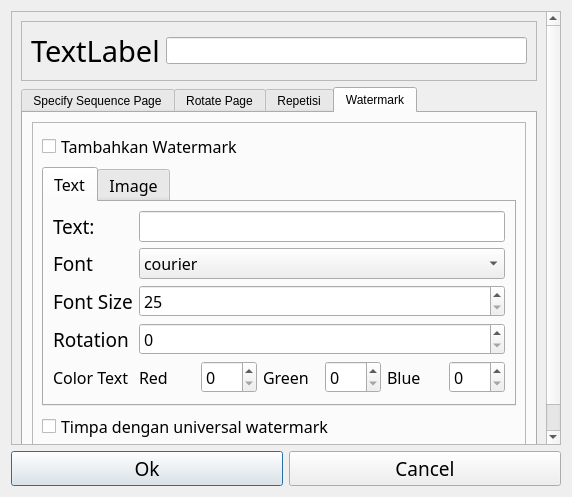
<?xml version="1.0" encoding="UTF-8"?>
<ui version="4.0">
 <class>specify_window</class>
 <widget class="QDialog" name="specify_window">
  <property name="geometry">
   <rect>
    <x>0</x>
    <y>0</y>
    <width>572</width>
    <height>497</height>
   </rect>
  </property>
  <property name="minimumSize">
   <size>
    <width>572</width>
    <height>279</height>
   </size>
  </property>
  <property name="windowTitle">
   <string>Dialog</string>
  </property>
  <layout class="QVBoxLayout" name="verticalLayout_2">
   <item>
    <widget class="QScrollArea" name="scrollArea">
     <property name="sizePolicy">
      <sizepolicy hsizetype="Expanding" vsizetype="Expanding">
       <horstretch>0</horstretch>
       <verstretch>0</verstretch>
      </sizepolicy>
     </property>
     <property name="widgetResizable">
      <bool>true</bool>
     </property>
     <widget class="QWidget" name="scrollAreaWidgetContents">
      <property name="geometry">
       <rect>
        <x>0</x>
        <y>0</y>
        <width>552</width>
        <height>437</height>
       </rect>
      </property>
      <layout class="QVBoxLayout" name="verticalLayout">
       <item>
        <widget class="QFrame" name="frame_2">
         <property name="frameShape">
          <enum>QFrame::Shape::StyledPanel</enum>
         </property>
         <property name="frameShadow">
          <enum>QFrame::Shadow::Raised</enum>
         </property>
         <layout class="QHBoxLayout" name="horizontalLayout_7">
          <item>
           <widget class="QLabel" name="Object_Name_Label">
            <property name="font">
             <font>
              <family>Impact</family>
              <pointsize>22</pointsize>
             </font>
            </property>
            <property name="text">
             <string>TextLabel</string>
            </property>
           </widget>
          </item>
          <item>
           <widget class="QLineEdit" name="File_path_location">
            <property name="font">
             <font>
              <pointsize>12</pointsize>
             </font>
            </property>
           </widget>
          </item>
         </layout>
        </widget>
       </item>
       <item>
        <widget class="QTabWidget" name="Specifiy_Window_Tab">
         <property name="currentIndex">
          <number>3</number>
         </property>
         <widget class="QWidget" name="tab">
          <attribute name="title">
           <string>Specify Sequence Page</string>
          </attribute>
          <layout class="QVBoxLayout" name="verticalLayout_11">
           <item>
            <widget class="QFrame" name="frame">
             <property name="frameShape">
              <enum>QFrame::Shape::Box</enum>
             </property>
             <property name="frameShadow">
              <enum>QFrame::Shadow::Raised</enum>
             </property>
             <layout class="QHBoxLayout" name="horizontalLayout_6">
              <item>
               <widget class="QComboBox" name="Specify_page">
                <property name="sizePolicy">
                 <sizepolicy hsizetype="Expanding" vsizetype="Fixed">
                  <horstretch>0</horstretch>
                  <verstretch>0</verstretch>
                 </sizepolicy>
                </property>
                <property name="font">
                 <font>
                  <family>Impact</family>
                  <pointsize>12</pointsize>
                 </font>
                </property>
                <item>
                 <property name="text">
                  <string>All Pages</string>
                 </property>
                </item>
                <item>
                 <property name="text">
                  <string>Jumlah Halaman</string>
                 </property>
                </item>
                <item>
                 <property name="text">
                  <string>Specific Pages</string>
                 </property>
                </item>
                <item>
                 <property name="text">
                  <string>Interval Pages</string>
                 </property>
                </item>
               </widget>
              </item>
              <item>
               <widget class="QLineEdit" name="Specify_page_input">
                <property name="font">
                 <font>
                  <family>Impact</family>
                  <pointsize>12</pointsize>
                 </font>
                </property>
               </widget>
              </item>
             </layout>
            </widget>
           </item>
           <item>
            <spacer name="verticalSpacer">
             <property name="orientation">
              <enum>Qt::Orientation::Vertical</enum>
             </property>
             <property name="sizeHint" stdset="0">
              <size>
               <width>20</width>
               <height>40</height>
              </size>
             </property>
            </spacer>
           </item>
          </layout>
         </widget>
         <widget class="QWidget" name="tab_3">
          <attribute name="title">
           <string>Rotate Page</string>
          </attribute>
          <layout class="QVBoxLayout" name="verticalLayout_9">
           <item>
            <widget class="QFrame" name="horizontalFrame">
             <property name="frameShape">
              <enum>QFrame::Shape::Box</enum>
             </property>
             <layout class="QHBoxLayout" name="horizontalLayout">
              <item>
               <widget class="QCheckBox" name="Putar_Halaman_CheckBox">
                <property name="font">
                 <font>
                  <family>Impact</family>
                  <pointsize>14</pointsize>
                 </font>
                </property>
                <property name="text">
                 <string>Putar Halaman</string>
                </property>
                <property name="iconSize">
                 <size>
                  <width>16</width>
                  <height>16</height>
                 </size>
                </property>
               </widget>
              </item>
              <item>
               <widget class="QSpinBox" name="Rotate_Page_Input">
                <property name="enabled">
                 <bool>true</bool>
                </property>
                <property name="font">
                 <font>
                  <family>Impact</family>
                  <pointsize>12</pointsize>
                 </font>
                </property>
                <property name="suffix">
                 <string> derajat</string>
                </property>
                <property name="prefix">
                 <string/>
                </property>
                <property name="minimum">
                 <number>90</number>
                </property>
                <property name="maximum">
                 <number>270</number>
                </property>
                <property name="singleStep">
                 <number>90</number>
                </property>
                <property name="stepType">
                 <enum>QAbstractSpinBox::StepType::DefaultStepType</enum>
                </property>
                <property name="value">
                 <number>90</number>
                </property>
               </widget>
              </item>
             </layout>
            </widget>
           </item>
           <item>
            <spacer name="verticalSpacer_4">
             <property name="orientation">
              <enum>Qt::Orientation::Vertical</enum>
             </property>
             <property name="sizeHint" stdset="0">
              <size>
               <width>20</width>
               <height>40</height>
              </size>
             </property>
            </spacer>
           </item>
          </layout>
         </widget>
         <widget class="QWidget" name="tab_4">
          <attribute name="title">
           <string>Repetisi</string>
          </attribute>
          <layout class="QVBoxLayout" name="verticalLayout_10">
           <item>
            <widget class="QFrame" name="frame_3">
             <property name="frameShape">
              <enum>QFrame::Shape::StyledPanel</enum>
             </property>
             <property name="frameShadow">
              <enum>QFrame::Shadow::Raised</enum>
             </property>
             <layout class="QHBoxLayout" name="horizontalLayout_8">
              <item>
               <widget class="QLabel" name="label">
                <property name="font">
                 <font>
                  <family>Impact</family>
                  <pointsize>16</pointsize>
                 </font>
                </property>
                <property name="text">
                 <string>Repetisi</string>
                </property>
               </widget>
              </item>
              <item>
               <widget class="QSpinBox" name="Repetition_Count_Input">
                <property name="font">
                 <font>
                  <family>Impact</family>
                  <pointsize>12</pointsize>
                 </font>
                </property>
                <property name="minimum">
                 <number>1</number>
                </property>
                <property name="maximum">
                 <number>5</number>
                </property>
               </widget>
              </item>
             </layout>
            </widget>
           </item>
           <item>
            <spacer name="verticalSpacer_3">
             <property name="orientation">
              <enum>Qt::Orientation::Vertical</enum>
             </property>
             <property name="sizeHint" stdset="0">
              <size>
               <width>20</width>
               <height>40</height>
              </size>
             </property>
            </spacer>
           </item>
          </layout>
         </widget>
         <widget class="QWidget" name="tab_2">
          <attribute name="title">
           <string>Watermark</string>
          </attribute>
          <layout class="QVBoxLayout" name="verticalLayout_8">
           <item>
            <widget class="QFrame" name="frame_4">
             <property name="font">
              <font>
               <family>Impact</family>
               <pointsize>12</pointsize>
              </font>
             </property>
             <property name="frameShape">
              <enum>QFrame::Shape::StyledPanel</enum>
             </property>
             <property name="frameShadow">
              <enum>QFrame::Shadow::Raised</enum>
             </property>
             <layout class="QVBoxLayout" name="verticalLayout_7">
              <item>
               <widget class="QCheckBox" name="Add_Watermark_Checkbox">
                <property name="font">
                 <font>
                  <family>Impact</family>
                  <pointsize>12</pointsize>
                 </font>
                </property>
                <property name="text">
                 <string>Tambahkan Watermark</string>
                </property>
               </widget>
              </item>
              <item>
               <widget class="QTabWidget" name="Watermark_Tab">
                <property name="enabled">
                 <bool>true</bool>
                </property>
                <property name="sizePolicy">
                 <sizepolicy hsizetype="Expanding" vsizetype="Expanding">
                  <horstretch>0</horstretch>
                  <verstretch>0</verstretch>
                 </sizepolicy>
                </property>
                <property name="currentIndex">
                 <number>0</number>
                </property>
                <widget class="QWidget" name="tab_8">
                 <attribute name="title">
                  <string>Text</string>
                 </attribute>
                 <layout class="QVBoxLayout" name="verticalLayout_18">
                  <item>
                   <layout class="QFormLayout" name="formLayout_3">
                    <item row="0" column="0">
                     <widget class="QLabel" name="label_33">
                      <property name="font">
                       <font>
                        <family>Impact</family>
                        <pointsize>14</pointsize>
                       </font>
                      </property>
                      <property name="text">
                       <string>Text:    </string>
                      </property>
                     </widget>
                    </item>
                    <item row="0" column="1">
                     <widget class="QLineEdit" name="Text_watermark_Input"/>
                    </item>
                    <item row="1" column="0">
                     <widget class="QLabel" name="label_34">
                      <property name="font">
                       <font>
                        <family>Impact</family>
                        <pointsize>14</pointsize>
                       </font>
                      </property>
                      <property name="text">
                       <string>Font</string>
                      </property>
                     </widget>
                    </item>
                    <item row="1" column="1">
                     <widget class="QComboBox" name="Font_watermark_input">
                      <item>
                       <property name="text">
                        <string>courier</string>
                       </property>
                      </item>
                      <item>
                       <property name="text">
                        <string>courier-oblique</string>
                       </property>
                      </item>
                      <item>
                       <property name="text">
                        <string>courier-bold</string>
                       </property>
                      </item>
                      <item>
                       <property name="text">
                        <string>courier-boldoblique</string>
                       </property>
                      </item>
                      <item>
                       <property name="text">
                        <string>helvetica</string>
                       </property>
                      </item>
                      <item>
                       <property name="text">
                        <string>helvetica-oblique</string>
                       </property>
                      </item>
                      <item>
                       <property name="text">
                        <string>helvetica-bold</string>
                       </property>
                      </item>
                      <item>
                       <property name="text">
                        <string>helvetica-boldoblique</string>
                       </property>
                      </item>
                      <item>
                       <property name="text">
                        <string>times-roman</string>
                       </property>
                      </item>
                      <item>
                       <property name="text">
                        <string>times-italic</string>
                       </property>
                      </item>
                      <item>
                       <property name="text">
                        <string>times-bold</string>
                       </property>
                      </item>
                      <item>
                       <property name="text">
                        <string>times-bolditalic</string>
                       </property>
                      </item>
                      <item>
                       <property name="text">
                        <string>symbol</string>
                       </property>
                      </item>
                      <item>
                       <property name="text">
                        <string>zapfdingbats</string>
                       </property>
                      </item>
                     </widget>
                    </item>
                    <item row="2" column="0">
                     <widget class="QLabel" name="label_35">
                      <property name="font">
                       <font>
                        <family>Impact</family>
                        <pointsize>14</pointsize>
                       </font>
                      </property>
                      <property name="text">
                       <string>Font Size</string>
                      </property>
                     </widget>
                    </item>
                    <item row="2" column="1">
                     <widget class="QSpinBox" name="Font_size_watermark_input">
                      <property name="minimum">
                       <number>25</number>
                      </property>
                      <property name="maximum">
                       <number>50</number>
                      </property>
                     </widget>
                    </item>
                    <item row="3" column="0">
                     <widget class="QLabel" name="label_36">
                      <property name="font">
                       <font>
                        <family>Impact</family>
                        <pointsize>14</pointsize>
                       </font>
                      </property>
                      <property name="text">
                       <string>Rotation</string>
                      </property>
                     </widget>
                    </item>
                    <item row="3" column="1">
                     <widget class="QSpinBox" name="Rotation_text_watermark_input">
                      <property name="maximum">
                       <number>360</number>
                      </property>
                      <property name="singleStep">
                       <number>1</number>
                      </property>
                     </widget>
                    </item>
                    <item row="4" column="0">
                     <widget class="QLabel" name="label_37">
                      <property name="font">
                       <font>
                        <family>Impact</family>
                        <pointsize>12</pointsize>
                       </font>
                      </property>
                      <property name="text">
                       <string>Color Text</string>
                      </property>
                     </widget>
                    </item>
                    <item row="4" column="1">
                     <layout class="QHBoxLayout" name="horizontalLayout_20">
                      <item>
                       <widget class="QLabel" name="label_38">
                        <property name="font">
                         <font>
                          <family>Impact</family>
                          <pointsize>12</pointsize>
                         </font>
                        </property>
                        <property name="text">
                         <string>Red</string>
                        </property>
                       </widget>
                      </item>
                      <item>
                       <widget class="QSpinBox" name="Red_color_input">
                        <property name="maximum">
                         <number>255</number>
                        </property>
                       </widget>
                      </item>
                      <item>
                       <widget class="QLabel" name="label_39">
                        <property name="font">
                         <font>
                          <family>Impact</family>
                          <pointsize>12</pointsize>
                         </font>
                        </property>
                        <property name="text">
                         <string>Green</string>
                        </property>
                       </widget>
                      </item>
                      <item>
                       <widget class="QSpinBox" name="Green_Color_Input">
                        <property name="maximum">
                         <number>255</number>
                        </property>
                       </widget>
                      </item>
                      <item>
                       <widget class="QLabel" name="label_40">
                        <property name="font">
                         <font>
                          <family>Impact</family>
                          <pointsize>12</pointsize>
                         </font>
                        </property>
                        <property name="text">
                         <string>Blue</string>
                        </property>
                       </widget>
                      </item>
                      <item>
                       <widget class="QSpinBox" name="Blue_Color_Input">
                        <property name="maximum">
                         <number>255</number>
                        </property>
                       </widget>
                      </item>
                     </layout>
                    </item>
                   </layout>
                  </item>
                 </layout>
                </widget>
                <widget class="QWidget" name="tab_9">
                 <attribute name="title">
                  <string>Image</string>
                 </attribute>
                 <layout class="QVBoxLayout" name="verticalLayout_19">
                  <item>
                   <widget class="QLabel" name="label_41">
                    <property name="text">
                     <string>Image: Coming Soon</string>
                    </property>
                   </widget>
                  </item>
                 </layout>
                </widget>
               </widget>
              </item>
              <item>
               <widget class="QCheckBox" name="Timpa_watermark_checkbox">
                <property name="text">
                 <string>Timpa dengan universal watermark</string>
                </property>
               </widget>
              </item>
             </layout>
            </widget>
           </item>
           <item>
            <spacer name="verticalSpacer_2">
             <property name="orientation">
              <enum>Qt::Orientation::Vertical</enum>
             </property>
             <property name="sizeHint" stdset="0">
              <size>
               <width>20</width>
               <height>40</height>
              </size>
             </property>
            </spacer>
           </item>
          </layout>
         </widget>
        </widget>
       </item>
      </layout>
     </widget>
    </widget>
   </item>
   <item>
    <layout class="QHBoxLayout" name="horizontalLayout_5">
     <item>
      <widget class="QPushButton" name="Ok_Button">
       <property name="font">
        <font>
         <family>Impact</family>
         <pointsize>14</pointsize>
        </font>
       </property>
       <property name="text">
        <string>Ok</string>
       </property>
      </widget>
     </item>
     <item>
      <widget class="QPushButton" name="Cancel_Button">
       <property name="font">
        <font>
         <family>Impact</family>
         <pointsize>14</pointsize>
        </font>
       </property>
       <property name="text">
        <string>Cancel</string>
       </property>
      </widget>
     </item>
    </layout>
   </item>
  </layout>
 </widget>
 <resources/>
 <connections/>
</ui>
